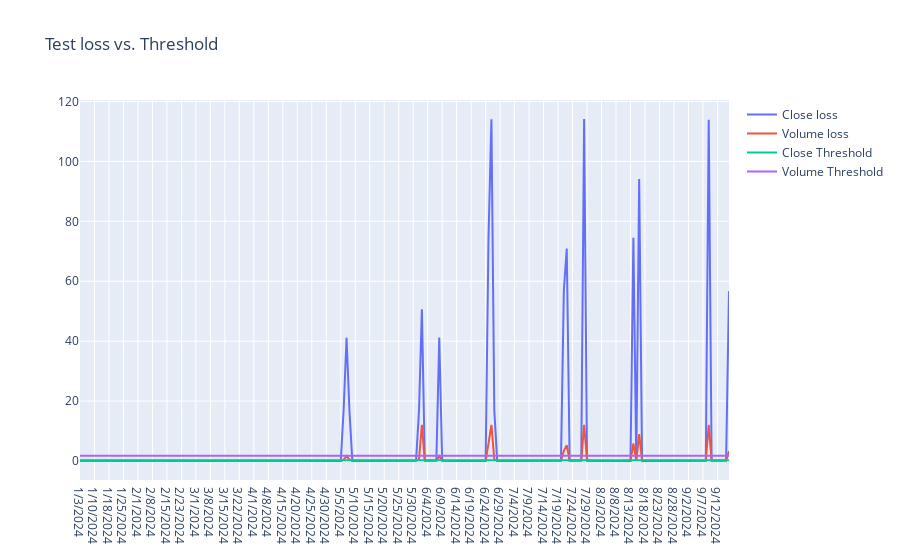

Notebook code for this chart:
### Code cell
fig = go.Figure()
fig.add_trace(go.Scatter(x=anomaly_df['Date'], y=anomaly_df['Close_Loss'], name='Close loss'))
fig.add_trace(go.Scatter(x=anomaly_df['Date'], y=anomaly_df['Volume_Loss'], name='Volume loss'))
fig.add_trace(go.Scatter(x=anomaly_df['Date'], y=np.array([close_threshold]*len(anomaly_df)), name='Close Threshold'))
fig.add_trace(go.Scatter(x=anomaly_df['Date'], y=np.array([volume_threshold]*len(anomaly_df)), name='Volume Threshold'))
fig.update_layout(showlegend=True, title='Test loss vs. Threshold')
fig.show()

### Figure 1 — Plotly figure (JSON) as saved in the notebook; plotly's stock layout.template omitted (floating-point values rounded to 4 significant figures; data arrays with more than 128 entries replaced by an {"elided": "..."} marker saying what was removed)
{"data": [{"name": "Close loss", "type": "scatter", "x": {"elided": "225 str values"}, "y": {"elided": "225 float values"}}, {"name": "Volume loss", "type": "scatter", "x": {"elided": "225 str values"}, "y": {"elided": "225 float values"}}, {"name": "Close Threshold", "type": "scatter", "x": {"elided": "225 str values"}, "y": {"elided": "225 float values"}}, {"name": "Volume Threshold", "type": "scatter", "x": {"elided": "225 str values"}, "y": {"elided": "225 float values"}}], "layout": {"showlegend": true, "title": {"text": "Test loss vs. Threshold"}}}
